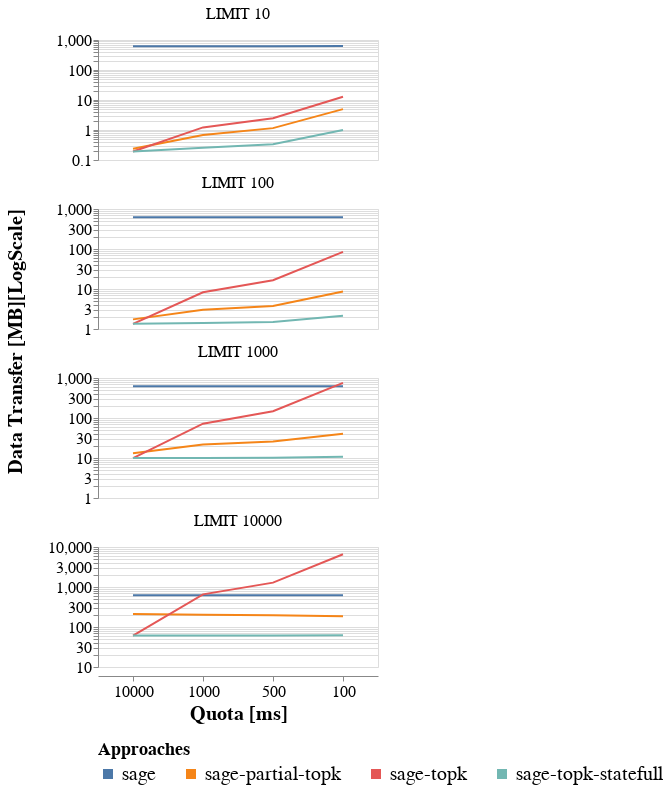

The notebook cell this image was saved under:
### Markdown cell above
## Impact on Data Transfer

### Code cell
alt.Chart(df).properties(height=120, width=280).mark_line().encode(
    x=alt.X(
        "quota:N",
        title="Quota [ms]",
        sort=["10000", "1000", "500", "100"],
        axis=alt.Axis(labelAngle=0, titleFontSize=20, labelFontSize=16)
    ),
    y=alt.Y(
        "data_transfer:Q",
        title=None,
        scale=alt.Scale(zero=False, type="log"),
        axis=alt.Axis(titleFontSize=20, labelFontSize=16)
    ),
    color=alt.Color(
        "approach:N",
        legend=alt.Legend(
            title="Approaches",
            labelFontSize=20,
            titleFontSize=18,
            orient="bottom",
            labelLimit=300,
            symbolStrokeWidth=10
        )
    )
).facet(
    row=alt.Row(
        field=alt.Field("limit"),
        header=alt.Header(
            title="Data Transfer [MB][LogScale]",
            labels=True,
            labelOrient="top",
            titleFontSize=20,
            labelFontSize=16
        )
    ),
    spacing=5
).resolve_scale(
    y="independent"
)

### Figure 1 — Vega-Lite specification as saved in the notebook (floating-point values rounded to 4 significant figures)
{"config": {"view": {"continuousWidth": 400, "continuousHeight": 300}}, "data": {"name": "data-3a2548bde2daa34ffacee1588abfd234"}, "facet": {"row": {"field": "limit", "header": {"labelFontSize": 16, "labelOrient": "top", "labels": true, "title": "Data Transfer [MB][LogScale]", "titleFontSize": 20}}}, "spec": {"mark": "line", "encoding": {"color": {"field": "approach", "legend": {"labelFontSize": 20, "labelLimit": 300, "orient": "bottom", "symbolStrokeWidth": 10, "title": "Approaches", "titleFontSize": 18}, "type": "nominal"}, "x": {"axis": {"labelAngle": 0, "labelFontSize": 16, "titleFontSize": 20}, "field": "quota", "sort": ["10000", "1000", "500", "100"], "title": "Quota [ms]", "type": "nominal"}, "y": {"axis": {"labelFontSize": 16, "titleFontSize": 20}, "field": "data_transfer", "scale": {"type": "log", "zero": false}, "title": null, "type": "quantitative"}}, "height": 120, "width": 280}, "resolve": {"scale": {"y": "independent"}}, "spacing": 5, "$schema": "https://vega.github.io/schema/vega-lite/v4.17.0.json", "datasets": {"data-3a2548bde2daa34ffacee1588abfd234": [{"approach": "sage", "quota": "100", "limit": "LIMIT 10", "run": 2.0, "execution_time": 102.7, "data_transfer": 625.1, "http_calls": 829.3, "solutions": 400.0, "resuming_time": 1.269, "saving_time": 0.1514}, {"approach": "sage", "quota": "100", "limit": "LIMIT 100", "run": 2.0, "execution_time": 103.2, "data_transfer": 625.1, "http_calls": 828.3, "solutions": 3558.0, "resuming_time": 1.304, "saving_time": 0.154}, {"approach": "sage", "quota": "100", "limit": "LIMIT 1000", "run": 2.0, "execution_time": 103.8, "data_transfer": 625.1, "http_calls": 827.3, "solutions": 29780.0, "resuming_time": 1.278, "saving_time": 0.154}, {"approach": "sage", "quota": "100", "limit": "LIMIT 10000", "run": 2.0, "execution_time": 106.6, "data_transfer": 625.1, "http_calls": 830.0, "solutions": 199200.0, "resuming_time": 1.283, "saving_time": 0.1569}, {"approach": "sage", "quota": "1000", "limit": "LIMIT 10", "run": 2.0, "execution_time": 98.52, "data_transfer": 621.7, "http_calls": 218.3, "solutions": 400.0, "resuming_time": 0.6556, "saving_time": 0.03911}, {"approach": "sage", "quota": "1000", "limit": "LIMIT 100", "run": 2.0, "execution_time": 98.5, "data_transfer": 621.7, "http_calls": 218.0, "solutions": 3558.0, "resuming_time": 0.6366, "saving_time": 0.03968}, {"approach": "sage", "quota": "1000", "limit": "LIMIT 1000", "run": 2.0, "execution_time": 98.29, "data_transfer": 621.7, "http_calls": 218.3, "solutions": 29780.0, "resuming_time": 0.6416, "saving_time": 0.03949}, {"approach": "sage", "quota": "1000", "limit": "LIMIT 10000", "run": 2.0, "execution_time": 101.1, "data_transfer": 621.7, "http_calls": 218.0, "solutions": 199200.0, "resuming_time": 0.6365, "saving_time": 0.03953}, {"approach": "sage", "quota": "10000", "limit": "LIMIT 10", "run": 2.0, "execution_time": 98.73, "data_transfer": 621.6, "http_calls": 186.0, "solutions": 400.0, "resuming_time": 0.6281, "saving_time": 0.03245}, {"approach": "sage", "quota": "10000", "limit": "LIMIT 100", "run": 2.0, "execution_time": 97.89, "data_transfer": 621.6, "http_calls": 186.0, "solutions": 3558.0, "resuming_time": 0.6252, "saving_time": 0.03284}, {"approach": "sage", "quota": "10000", "limit": "LIMIT 1000", "run": 2.0, "execution_time": 98.62, "data_transfer": 621.6, "http_calls": 186.0, "solutions": 29780.0, "resuming_time": 0.6437, "saving_time": 0.03266}, {"approach": "sage", "quota": "10000", "limit": "LIMIT 10000", "run": 2.0, "execution_time": 101.0, "data_transfer": 621.6, "http_calls": 186.0, "solutions": 199200.0, "resuming_time": 0.6427, "saving_time": 0.03213}, {"approach": "sage", "quota": "500", "limit": "LIMIT 10", "run": 2.0, "execution_time": 99.12, "data_transfer": 622.0, "http_calls": 275.7, "solutions": 400.0, "resuming_time": 0.6952, "saving_time": 0.05161}, {"approach": "sage", "quota": "500", "limit": "LIMIT 100", "run": 2.0, "execution_time": 99.2, "data_transfer": 622.0, "http_calls": 275.0, "solutions": 3558.0, "resuming_time": 0.7164, "saving_time": 0.05122}, {"approach": "sage", "quota": "500", "limit": "LIMIT 1000", "run": 2.0, "execution_time": 99.36, "data_transfer": 622.0, "http_calls": 274.7, "solutions": 29780.0, "resuming_time": 0.6874, "saving_time": 0.05059}, {"approach": "sage", "quota": "500", "limit": "LIMIT 10000", "run": 2.0, "execution_time": 101.8, "data_transfer": 622.0, "http_calls": 273.7, "solutions": 199200.0, "resuming_time": 0.6822, "saving_time": 0.05039}, {"approach": "sage-partial-topk", "quota": "100", "limit": "LIMIT 10", "run": 2.0, "execution_time": 82.23, "data_transfer": 4.958, "http_calls": 775.7, "solutions": 400.0, "resuming_time": 3.638, "saving_time": 0.1598}, {"approach": "sage-partial-topk", "quota": "100", "limit": "LIMIT 100", "run": 2.0, "execution_time": 83.59, "data_transfer": 8.691, "http_calls": 778.7, "solutions": 3558.0, "resuming_time": 3.952, "saving_time": 0.1626}, {"approach": "sage-partial-topk", "quota": "100", "limit": "LIMIT 1000", "run": 2.0, "execution_time": 85.14, "data_transfer": 40.45, "http_calls": 783.0, "solutions": 29780.0, "resuming_time": 3.9, "saving_time": 0.1604}, {"approach": "sage-partial-topk", "quota": "100", "limit": "LIMIT 10000", "run": 2.0, "execution_time": 97.78, "data_transfer": 185.4, "http_calls": 799.3, "solutions": 199200.0, "resuming_time": 3.972, "saving_time": 0.1619}, {"approach": "sage-partial-topk", "quota": "1000", "limit": "LIMIT 10", "run": 2.0, "execution_time": 76.24, "data_transfer": 0.6777, "http_calls": 102.0, "solutions": 400.0, "resuming_time": 0.58, "saving_time": 0.01762}, {"approach": "sage-partial-topk", "quota": "1000", "limit": "LIMIT 100", "run": 2.0, "execution_time": 76.75, "data_transfer": 3.047, "http_calls": 102.0, "solutions": 3558.0, "resuming_time": 0.6016, "saving_time": 0.01616}, {"approach": "sage-partial-topk", "quota": "1000", "limit": "LIMIT 1000", "run": 2.0, "execution_time": 78.43, "data_transfer": 21.82, "http_calls": 102.0, "solutions": 29780.0, "resuming_time": 0.6224, "saving_time": 0.0162}, {"approach": "sage-partial-topk", "quota": "1000", "limit": "LIMIT 10000", "run": 2.0, "execution_time": 91.23, "data_transfer": 202.9, "http_calls": 122.0, "solutions": 199200.0, "resuming_time": 0.6822, "saving_time": 0.02093}, {"approach": "sage-partial-topk", "quota": "10000", "limit": "LIMIT 10", "run": 2.0, "execution_time": 77.03, "data_transfer": 0.2376, "http_calls": 40.0, "solutions": 400.0, "resuming_time": 0.2761, "saving_time": 1.216e-05}, {"approach": "sage-partial-topk", "quota": "10000", "limit": "LIMIT 100", "run": 2.0, "execution_time": 77.39, "data_transfer": 1.741, "http_calls": 40.0, "solutions": 3558.0, "resuming_time": 0.2819, "saving_time": 1.303e-05}, {"approach": "sage-partial-topk", "quota": "10000", "limit": "LIMIT 1000", "run": 2.0, "execution_time": 79.24, "data_transfer": 13.12, "http_calls": 40.0, "solutions": 29780.0, "resuming_time": 0.3168, "saving_time": 1.454e-05}, {"approach": "sage-partial-topk", "quota": "10000", "limit": "LIMIT 10000", "run": 2.0, "execution_time": 91.04, "data_transfer": 211.1, "http_calls": 83.0, "solutions": 199200.0, "resuming_time": 0.4737, "saving_time": 0.0109}, {"approach": "sage-partial-topk", "quota": "500", "limit": "LIMIT 10", "run": 2.0, "execution_time": 76.93, "data_transfer": 1.155, "http_calls": 176.0, "solutions": 400.0, "resuming_time": 0.9386, "saving_time": 0.03449}, {"approach": "sage-partial-topk", "quota": "500", "limit": "LIMIT 100", "run": 2.0, "execution_time": 77.24, "data_transfer": 3.782, "http_calls": 176.0, "solutions": 3558.0, "resuming_time": 0.9305, "saving_time": 0.03321}, {"approach": "sage-partial-topk", "quota": "500", "limit": "LIMIT 1000", "run": 2.0, "execution_time": 79.54, "data_transfer": 26.0, "http_calls": 176.3, "solutions": 29780.0, "resuming_time": 1.01, "saving_time": 0.03419}, {"approach": "sage-partial-topk", "quota": "500", "limit": "LIMIT 10000", "run": 2.0, "execution_time": 91.61, "data_transfer": 197.8, "http_calls": 191.0, "solutions": 199200.0, "resuming_time": 1.04, "saving_time": 0.03643}, {"approach": "sage-topk", "quota": "100", "limit": "LIMIT 10", "run": 2.0, "execution_time": 84.45, "data_transfer": 12.81, "http_calls": 799.0, "solutions": 400.0, "resuming_time": 4.007, "saving_time": 0.259}, {"approach": "sage-topk", "quota": "100", "limit": "LIMIT 100", "run": 2.0, "execution_time": 87.71, "data_transfer": 84.65, "http_calls": 799.7, "solutions": 3558.0, "resuming_time": 4.923, "saving_time": 0.9698}, {"approach": "sage-topk", "quota": "100", "limit": "LIMIT 1000", "run": 2.0, "execution_time": 115.9, "data_transfer": 754.1, "http_calls": 809.0, "solutions": 29780.0, "resuming_time": 14.84, "saving_time": 8.655}, {"approach": "sage-topk", "quota": "100", "limit": "LIMIT 10000", "run": 2.0, "execution_time": 327.5, "data_transfer": 6584.0, "http_calls": 866.7, "solutions": 199200.0, "resuming_time": 82.73, "saving_time": 70.25}, {"approach": "sage-topk", "quota": "1000", "limit": "LIMIT 10", "run": 2.0, "execution_time": 77.42, "data_transfer": 1.22, "http_calls": 102.0, "solutions": 400.0, "resuming_time": 0.5831, "saving_time": 0.02465}, {"approach": "sage-topk", "quota": "1000", "limit": "LIMIT 100", "run": 2.0, "execution_time": 77.8, "data_transfer": 8.301, "http_calls": 102.0, "solutions": 3558.0, "resuming_time": 0.6466, "saving_time": 0.08245}, {"approach": "sage-topk", "quota": "1000", "limit": "LIMIT 1000", "run": 2.0, "execution_time": 81.91, "data_transfer": 71.94, "http_calls": 103.0, "solutions": 29780.0, "resuming_time": 1.5, "saving_time": 0.628}, {"approach": "sage-topk", "quota": "1000", "limit": "LIMIT 10000", "run": 2.0, "execution_time": 107.8, "data_transfer": 654.0, "http_calls": 124.0, "solutions": 199200.0, "resuming_time": 7.703, "saving_time": 6.347}, {"approach": "sage-topk", "quota": "10000", "limit": "LIMIT 10", "run": 2.0, "execution_time": 76.39, "data_transfer": 0.1919, "http_calls": 40.0, "solutions": 400.0, "resuming_time": 0.2982, "saving_time": 1.407e-05}, {"approach": "sage-topk", "quota": "10000", "limit": "LIMIT 100", "run": 2.0, "execution_time": 76.97, "data_transfer": 1.346, "http_calls": 40.0, "solutions": 3558.0, "resuming_time": 0.2763, "saving_time": 1.367e-05}, {"approach": "sage-topk", "quota": "10000", "limit": "LIMIT 1000", "run": 2.0, "execution_time": 78.39, "data_transfer": 9.938, "http_calls": 40.0, "solutions": 29780.0, "resuming_time": 0.2788, "saving_time": 1.383e-05}, {"approach": "sage-topk", "quota": "10000", "limit": "LIMIT 10000", "run": 2.0, "execution_time": 85.62, "data_transfer": 61.24, "http_calls": 56.0, "solutions": 199200.0, "resuming_time": 0.3715, "saving_time": 0.004045}, {"approach": "sage-topk", "quota": "500", "limit": "LIMIT 10", "run": 2.0, "execution_time": 78.81, "data_transfer": 2.458, "http_calls": 178.0, "solutions": 400.0, "resuming_time": 1.062, "saving_time": 0.05217}, {"approach": "sage-topk", "quota": "500", "limit": "LIMIT 100", "run": 2.0, "execution_time": 79.04, "data_transfer": 16.52, "http_calls": 178.3, "solutions": 3558.0, "resuming_time": 1.16, "saving_time": 0.182}, {"approach": "sage-topk", "quota": "500", "limit": "LIMIT 1000", "run": 2.0, "execution_time": 85.8, "data_transfer": 147.8, "http_calls": 179.7, "solutions": 29780.0, "resuming_time": 2.942, "saving_time": 1.476}, {"approach": "sage-topk", "quota": "500", "limit": "LIMIT 10000", "run": 2.0, "execution_time": 131.0, "data_transfer": 1285.0, "http_calls": 202.3, "solutions": 199200.0, "resuming_time": 15.64, "saving_time": 13.04}, {"approach": "sage-topk-statefull", "quota": "100", "limit": "LIMIT 10", "run": 2.0, "execution_time": 84.77, "data_transfer": 0.9975, "http_calls": 798.7, "solutions": 400.0, "resuming_time": 4.03, "saving_time": 0.2616}, {"approach": "sage-topk-statefull", "quota": "100", "limit": "LIMIT 100", "run": 2.0, "execution_time": 86.93, "data_transfer": 2.156, "http_calls": 802.7, "solutions": 3558.0, "resuming_time": 4.868, "saving_time": 0.9696}, {"approach": "sage-topk-statefull", "quota": "100", "limit": "LIMIT 1000", "run": 2.0, "execution_time": 108.6, "data_transfer": 10.75, "http_calls": 808.3, "solutions": 29780.0, "resuming_time": 13.67, "saving_time": 8.101}, {"approach": "sage-topk-statefull", "quota": "100", "limit": "LIMIT 10000", "run": 2.0, "execution_time": 284.0, "data_transfer": 62.06, "http_calls": 866.0, "solutions": 199200.0, "resuming_time": 81.89, "saving_time": 70.53}, {"approach": "sage-topk-statefull", "quota": "1000", "limit": "LIMIT 10", "run": 2.0, "execution_time": 77.44, "data_transfer": 0.2576, "http_calls": 102.0, "solutions": 400.0, "resuming_time": 0.5951, "saving_time": 0.02519}, {"approach": "sage-topk-statefull", "quota": "1000", "limit": "LIMIT 100", "run": 2.0, "execution_time": 78.01, "data_transfer": 1.412, "http_calls": 102.0, "solutions": 3558.0, "resuming_time": 0.7054, "saving_time": 0.08442}, {"approach": "sage-topk-statefull", "quota": "1000", "limit": "LIMIT 1000", "run": 2.0, "execution_time": 81.16, "data_transfer": 10.0, "http_calls": 103.0, "solutions": 29780.0, "resuming_time": 1.418, "saving_time": 0.6264}, {"approach": "sage-topk-statefull", "quota": "1000", "limit": "LIMIT 10000", "run": 2.0, "execution_time": 104.3, "data_transfer": 61.27, "http_calls": 124.0, "solutions": 199200.0, "resuming_time": 7.721, "saving_time": 6.537}, {"approach": "sage-topk-statefull", "quota": "10000", "limit": "LIMIT 10", "run": 2.0, "execution_time": 76.58, "data_transfer": 0.192, "http_calls": 40.0, "solutions": 400.0, "resuming_time": 0.2944, "saving_time": 1.264e-05}, {"approach": "sage-topk-statefull", "quota": "10000", "limit": "LIMIT 100", "run": 2.0, "execution_time": 77.09, "data_transfer": 1.346, "http_calls": 40.0, "solutions": 3558.0, "resuming_time": 0.2952, "saving_time": 1.351e-05}, {"approach": "sage-topk-statefull", "quota": "10000", "limit": "LIMIT 1000", "run": 2.0, "execution_time": 78.66, "data_transfer": 9.938, "http_calls": 40.0, "solutions": 29780.0, "resuming_time": 0.2946, "saving_time": 1.423e-05}, {"approach": "sage-topk-statefull", "quota": "10000", "limit": "LIMIT 10000", "run": 2.0, "execution_time": 85.87, "data_transfer": 61.2, "http_calls": 56.33, "solutions": 199200.0, "resuming_time": 0.4048, "saving_time": 0.02323}, {"approach": "sage-topk-statefull", "quota": "500", "limit": "LIMIT 10", "run": 2.0, "execution_time": 78.35, "data_transfer": 0.338, "http_calls": 178.0, "solutions": 400.0, "resuming_time": 0.9814, "saving_time": 0.05388}, {"approach": "sage-topk-statefull", "quota": "500", "limit": "LIMIT 100", "run": 2.0, "execution_time": 79.46, "data_transfer": 1.492, "http_calls": 178.0, "solutions": 3558.0, "resuming_time": 1.216, "saving_time": 0.1737}, {"approach": "sage-topk-statefull", "quota": "500", "limit": "LIMIT 1000", "run": 2.0, "execution_time": 84.74, "data_transfer": 10.09, "http_calls": 180.0, "solutions": 29780.0, "resuming_time": 2.687, "saving_time": 1.451}, {"approach": "sage-topk-statefull", "quota": "500", "limit": "LIMIT 10000", "run": 2.0, "execution_time": 123.5, "data_transfer": 61.36, "http_calls": 202.0, "solutions": 199200.0, "resuming_time": 15.34, "saving_time": 13.0}]}}
